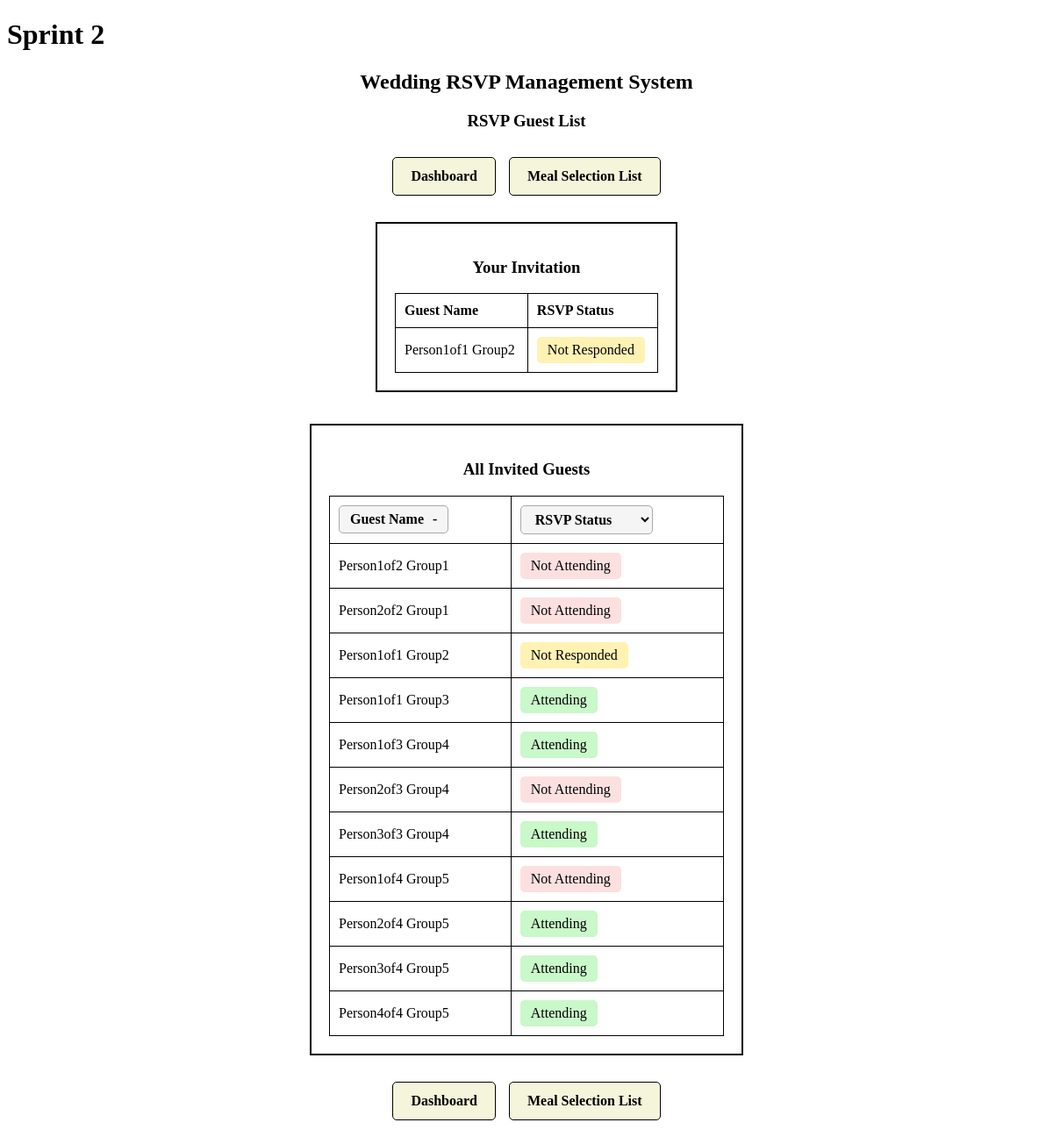
/rsvp_list/2, run on an earlier commit of the app's database.
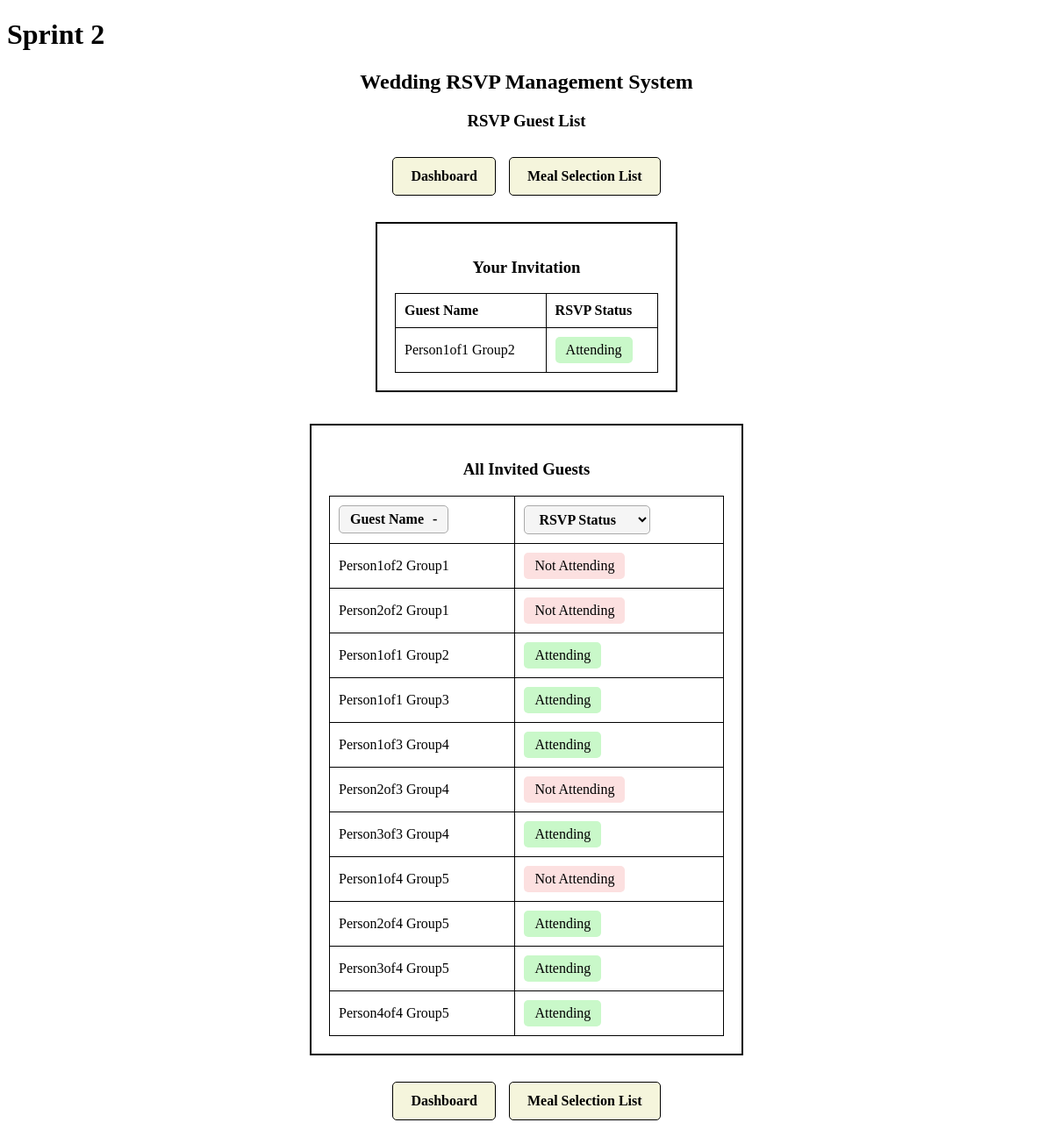
And on a later commit of the database.
### tables this page shows
CREATE TABLE "guests" (
    guest_id INTEGER PRIMARY KEY,
    invite_id INTEGER,
    first_name TEXT NOT NULL,
    last_name TEXT NOT NULL,
    rsvp_status TEXT DEFAULT 'Not Responded',
    FOREIGN KEY (invite_id) REFERENCES invites(invite_id)
);

### app.py (the view)
@app.route("/rsvp_list/<int:invite_id>")
def rsvp_list(invite_id):
    invitation_guests = fetch_data(
        "SELECT first_name, last_name, rsvp_status FROM guests WHERE invite_id = ?", #query section
        (invite_id,) #parameter section
    )
    all_guests = fetch_data(
        "SELECT first_name, last_name, rsvp_status FROM guests" #query section
    )
    return render_template(
        "rsvp_list.html",
        invitation_guests=invitation_guests,
        all_guests=all_guests,
        invite_id=invite_id
    )

### database.py (called while the page is built)
def fetch_data(query, parameters=()):
    connection = sqlite3.connect(database)
    try:
        cursor = connection.cursor()
        cursor.execute(query, parameters)
        data = cursor.fetchall()
        return data
    finally:
        connection.close()

### templates/rsvp_list.html (shortened to what this page needs)
<!DOCTYPE html>
<html lang="en">
<head>
    <link rel="stylesheet" href="{{ url_for('static', filename='css/styles.css') }}">
</head>
<body>
    <h1>Sprint 2</h1>
    <h2>Wedding RSVP Management System</h2>
    <h3>RSVP Guest List</h3>
	<div class="nav">
		<a class="navButton" href="{{ url_for('dashboard', invite_id=invite_id) }}">
			Dashboard
		</a>
		<a class="navButton" href="{{ url_for('meal_list', invite_id=invite_id) }}">
			Meal Selection List
		</a>
	</div>
    <div class="form-box">
        <h3>Your Invitation</h3>
        <table class="guestTable">
            <tr>
                <th>Guest Name</th>
                <th>RSVP Status</th>
            </tr>
            {% for guest in invitation_guests %}
            <tr>
                <td>{{ guest[0] }} {{ guest[1] }}</td>
                <td>
                    <span class="rsvpStatus
                        {% if guest[2] == 'Attending' %}yes
                        {% elif guest[2] == 'Not Responded' %}wait
                        {% elif guest[2] == 'Not Attending' %}no
                        {% endif %}">
                        {{ guest[2] }}
                    </span>
                </td>
            </tr>
            {% endfor %}
        </table>
    </div>
    <br><br>
    <div class="form-box list-box">
        <h3>All Invited Guests</h3>
        <table class="guestTable sortable-table filterable-table">
            <thead>
                <tr>
                    <th><button type="button" class="sort-by-name">Guest Name <span>-</span></button></th>
                    <th><select class="filter-by-value" aria-label="Filter RSVP Status"><option value="">RSVP Status</option></select></th>
                </tr>
            </thead>
            <tbody>
                {% for guest in all_guests %}
                <tr data-first-name="{{ guest[0] }}">
                    <td>{{ guest[0] }} {{ guest[1] }}</td>
                    <td>
                        <span class="rsvpStatus
                            {% if guest[2] == 'Attending' %}yes
                            {% elif guest[2] == 'Not Responded' %}wait
                            {% elif guest[2] == 'Not Attending' %}no
                            {% endif %}">
                            {{ guest[2] }}
                        </span>
                    </td>
                </tr>
                {% endfor %}
            </tbody>
        </table>
    </div>
	<div class="nav">
		<a class="navButton" href="{{ url_for('dashboard', invite_id=invite_id) }}">
			Dashboard
		</a>
		<a class="navButton" href="{{ url_for('meal_list', invite_id=invite_id) }}">
			Meal Selection List
		</a>
	</div>
</body>
</html>

### static/css/styles.css (style rules this page uses)
.form-box { border: 2px solid black; width: 300px; padding: 20px; text-align: center; margin: 0 auto; }
h2, h3 { text-align: center; }
.nav { display: flex; justify-content: center; align-items: center; gap: 15px; margin: 30px 0; }
.navButton { display: inline-block; padding: 12px 20px; border-radius: 5px; border: 1px solid black; background-color: beige; color: black; text-decoration: none; cursor: pointer; font-weight: bold; }
.list-box { width: 450px; max-width: 90%; }
.sort-by-name { background-color: whitesmoke; border: 1px solid #aaa; border-radius: 5px; padding: 6px 12px; font: inherit; color: inherit; cursor: pointer; white-space: nowrap; transition: background-color 0.2s; }
.sort-by-name span { margin-left: 6px; font-weight: bold; }
.filter-by-value { background-color: whitesmoke; border: 1px solid #aaa; border-radius: 5px; padding: 6px 12px; font: inherit; color: inherit; cursor: pointer; transition: background-color 0.2s; }
.guestTable { width: 100%; border-collapse: collapse; }
.guestTable th, .guestTable td { border: 1px solid black; padding: 10px; text-align: left; }
.rsvpStatus { display: inline-block; padding: 6px 12px; border-radius: 5px; }
.rsvpStatus.yes { background-color: #c9f8c9; }
.rsvpStatus.no { background-color: #fce0e0; }

What changed in the data, as far as the page shows it:
changed guests "Group2": rsvp_status "Not Responded" → "Attending"
